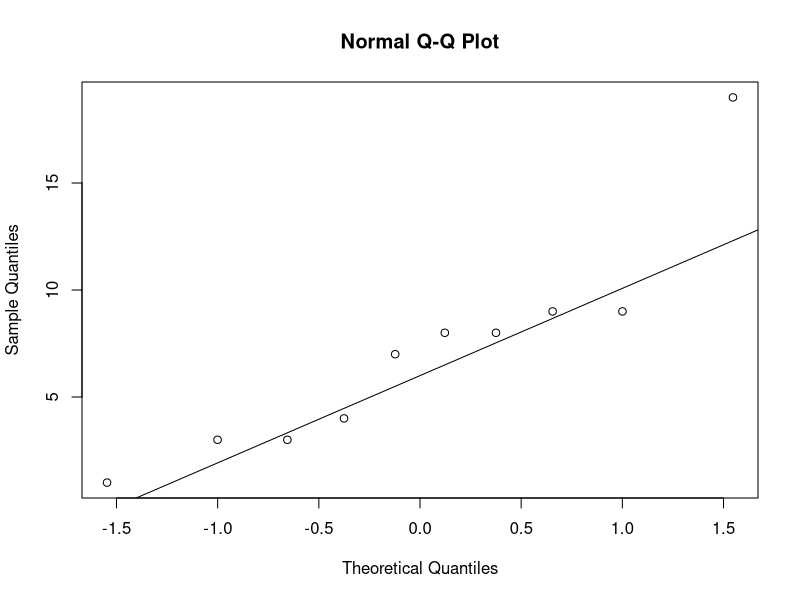
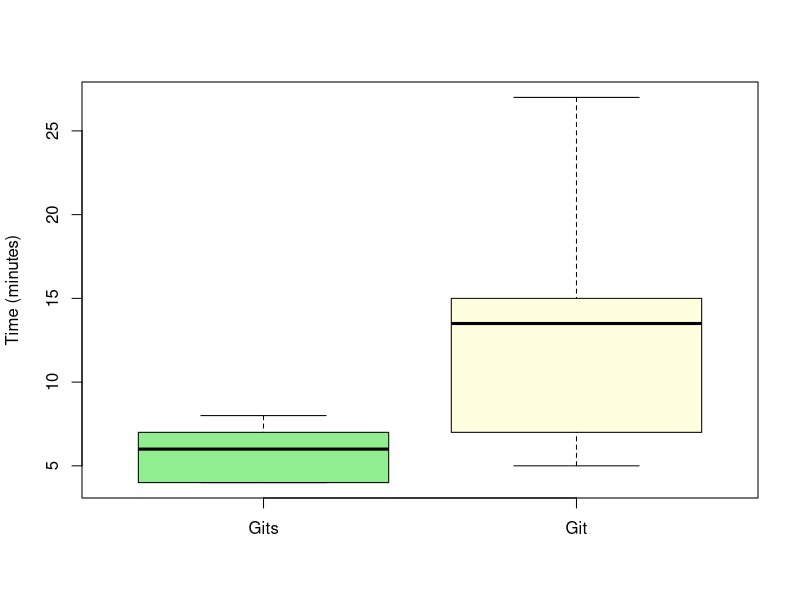

Write the R code that produced these figures, in order.
gits_time <- c(6,6,4,7,8,5,8,4,6,4)
git_time <- c(14,15,7,14,27,13,17,5,10,7)

time_diff <- git_time - gits_time

#Checking normality of the data
qqnorm(time_diff)
qqline(time_diff)

#Box plots to compare distributions
boxplot(gits_time,git_time,col=c("light green","light yellow"),names=c("Gits","Git"), ylab="Time (minutes)")

#t-test
std <- sd(time_diff)/sqrt(10)

t_val <- mean(time_diff)/std

p_val <- pt(t_val,9,lower.tail = F)

#kruskal-wallis test
time <- c(gits_time,git_time)
group1 <- rep("gits_time",10)
group2 <- rep("git_time",10)
group <- c(group1,group2)
group
time

kruskal.test(time~group)